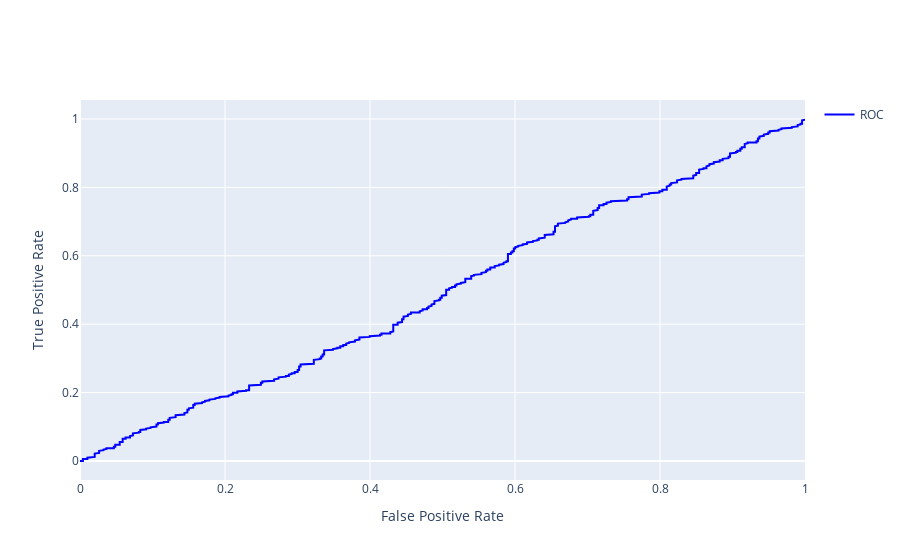

The notebook cell this image was saved under:
### Code cell
fig = go.Figure()
fig.add_trace(
    go.Scatter(
        x=fpr,
        y=tpr,
        mode="lines",
        name="ROC",
        marker=dict(
            size=6,
            color="blue",
        ),
    )
)

fig.update_layout(yaxis_title="True Positive Rate", xaxis_title="False Positive Rate", showlegend=True)

fig.show()

### Figure 1 — Plotly figure (JSON) as saved in the notebook; plotly's stock layout.template omitted (floating-point values rounded to 4 significant figures; data arrays with more than 128 entries replaced by an {"elided": "..."} marker saying what was removed)
{"data": [{"marker": {"color": "blue", "size": 6}, "mode": "lines", "name": "ROC", "type": "scatter", "x": {"elided": "520 float values"}, "y": {"elided": "520 float values"}}], "layout": {"showlegend": true, "xaxis": {"title": {"text": "False Positive Rate"}}, "yaxis": {"title": {"text": "True Positive Rate"}}}}
